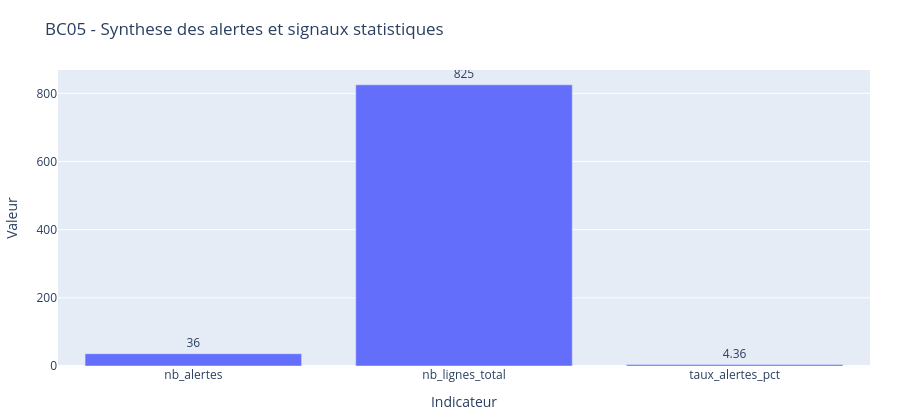
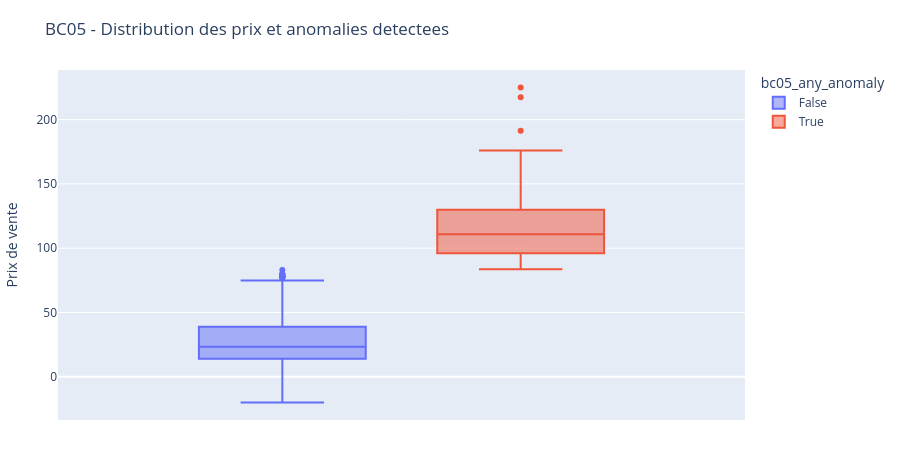
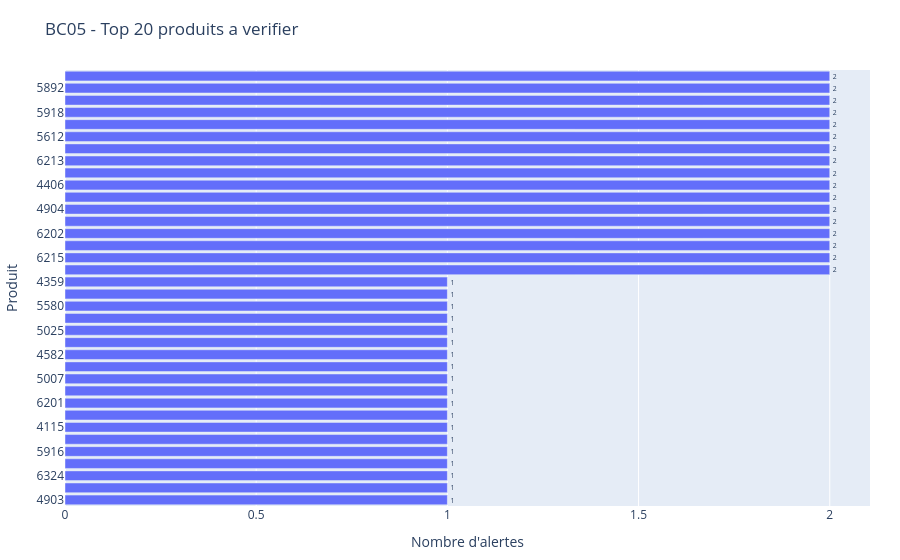

Notebook cell for these charts, in order:
### Markdown cell above
## 9.1 Immediate - Pandera + Z-score/IQR

<div style="font-size: 12px; color: #666; margin: 6px 0 2px 0;">
<strong>RNCP37837BC05 — Libelle :</strong> Detection d'anomalies univariees et controle de qualite pour produire des alertes metier actionnables
</div>

Cette etape fiabilise la qualite des donnees a l'import, puis produit des alertes actionnables priorisees pour la revue metier.

### Code cell
# 9.1 Code - Immediate : standardisation + Pandera + Z-score/IQR actionnable
# Objectif : fiabiliser l'import, standardiser les variables de controle avant les tests, puis construire une table d'alertes priorisee.

import numpy as np
import pandas as pd
import plotly.express as px
from sklearn.preprocessing import StandardScaler
from pathlib import Path

if 'df_final' not in globals():
    raise RuntimeError("df_final introuvable. Exécuter les phases précédentes du notebook.")

bc05_df = df_final.copy()

# 1) Fiabilisation schema (Pandera optionnel)
try:
    import pandera.pandas as pa
    PANDERA_OK = True
except Exception as exc:
    PANDERA_OK = False
    print(f"Pandera indisponible ({exc}). Validation schema en mode pandas uniquement.")

required_cols = ['price', 'stock_quantity']
missing_cols = [c for c in required_cols if c not in bc05_df.columns]
if missing_cols:
    raise RuntimeError(f"Colonnes manquantes pour BC05: {missing_cols}")

for col in ['price', 'taux_marge', 'stock_quantity', 'ca_par_article']:
    if col in bc05_df.columns:
        bc05_df[col] = pd.to_numeric(bc05_df[col], errors='coerce')

pandera_status = 'NON_EXECUTE'
pandera_failure_count = 0

if PANDERA_OK:
    schema_cols = {
        'price': pa.Column(float, nullable=True, checks=[pa.Check.ge(0)]),
        'stock_quantity': pa.Column(float, nullable=True),
    }
    if 'taux_marge' in bc05_df.columns:
        schema_cols['taux_marge'] = pa.Column(float, nullable=True)

    schema = pa.DataFrameSchema(schema_cols, coerce=True)
    try:
        bc05_df = schema.validate(bc05_df, lazy=True)
        pandera_status = 'OK'
    except Exception as err:
        pandera_status = 'ALERTE'
        failure_cases = getattr(err, 'failure_cases', None)
        if failure_cases is not None:
            pandera_failure_count = int(len(failure_cases))
        else:
            pandera_failure_count = 1
else:
    pandera_status = 'INDISPONIBLE'

print(f"Validation Pandera (resume metier): {pandera_status} | violations: {pandera_failure_count}")

# 2) Standardisation des variables de controle avant les tests
# On garde les variables métier brutes dans bc05_df, puis on ajoute des colonnes standardisées.
# Le but est de rendre les contrôles plus lisibles et comparables avant le calcul des flags.
standardization_cols = [c for c in ['price', 'taux_marge', 'stock_quantity', 'ca_par_article'] if c in bc05_df.columns]
if standardization_cols:
    # Rend la cellule idempotente: on supprime d'abord les anciennes colonnes standardisees avant de les recréer.
    bc05_df = bc05_df.drop(columns=[f'bc05_std_{c}' for c in standardization_cols], errors='ignore')
    standardization_frame = bc05_df[standardization_cols].copy()
    standardization_frame = standardization_frame.fillna(standardization_frame.median(numeric_only=True))
    scaler = StandardScaler()
    standardized_values = scaler.fit_transform(standardization_frame)
    standardized_frame = pd.DataFrame(
        standardized_values,
        columns=[f'bc05_std_{c}' for c in standardization_cols],
        index=bc05_df.index,
    )
    bc05_df = pd.concat([bc05_df, standardized_frame], axis=1)
    print(f"Standardisation appliquee sur: {standardization_cols}")
else:
    print("Standardisation ignoree: aucune colonne quantitative exploitable.")

# 3) Alertes Z-score / IQR sur variables standardisees quand disponibles
# Si les colonnes standardisées existent, on les utilise ; sinon, on retombe sur les colonnes brutes.
# C'est la couche d'amont demandée avant les contrôles d'anomalies.
def as_single_series(value: pd.Series | pd.DataFrame) -> pd.Series:
    if isinstance(value, pd.DataFrame):
        return value.iloc[:, 0]
    return value


def zscore_flag(series: pd.Series, threshold: float = 3.0) -> pd.Series:
    series = as_single_series(series)
    s = series.dropna()
    if s.empty:
        return pd.Series(False, index=series.index)
    std = s.std(ddof=0)
    if std == 0 or np.isnan(std):
        return pd.Series(False, index=series.index)
    z = (series - s.mean()) / std
    return z.abs() > threshold


def iqr_flag(series: pd.Series, k: float = 1.5) -> pd.Series:
    series = as_single_series(series)
    s = series.dropna()
    if s.empty:
        return pd.Series(False, index=series.index)
    q1, q3 = s.quantile([0.25, 0.75])
    iqr = q3 - q1
    if iqr == 0 or np.isnan(iqr):
        return pd.Series(False, index=series.index)
    low, high = q1 - k * iqr, q3 + k * iqr
    return (series < low) | (series > high)

price_series = as_single_series(bc05_df['bc05_std_price'] if 'bc05_std_price' in bc05_df.columns else bc05_df['price'])
margin_series = as_single_series(bc05_df['bc05_std_taux_marge'] if 'bc05_std_taux_marge' in bc05_df.columns else bc05_df.get('taux_marge', pd.Series(index=bc05_df.index, dtype=float)))
stock_series = as_single_series(bc05_df['bc05_std_stock_quantity'] if 'bc05_std_stock_quantity' in bc05_df.columns else bc05_df['stock_quantity'])

bc05_df['bc05_price_zscore_flag'] = zscore_flag(price_series)
bc05_df['bc05_price_iqr_flag'] = iqr_flag(price_series)

if 'taux_marge' in bc05_df.columns:
    bc05_df['bc05_margin_zscore_flag'] = zscore_flag(margin_series)
    bc05_df['bc05_margin_iqr_flag'] = iqr_flag(margin_series)
else:
    bc05_df['bc05_margin_zscore_flag'] = False
    bc05_df['bc05_margin_iqr_flag'] = False

flag_cols = [
    'bc05_price_zscore_flag',
    'bc05_price_iqr_flag',
    'bc05_margin_zscore_flag',
    'bc05_margin_iqr_flag',
]

bc05_df['bc05_anomaly_count'] = bc05_df[flag_cols].sum(axis=1)
bc05_df['bc05_any_anomaly'] = bc05_df['bc05_anomaly_count'] > 0

# 4) Alertes actionnables (priorisation)
id_col = 'product_id' if 'product_id' in bc05_df.columns else bc05_df.columns[0]
priority_cols = [id_col, 'bc05_anomaly_count', 'bc05_any_anomaly'] + [c for c in ['price', 'taux_marge', 'stock_quantity'] if c in bc05_df.columns]

bc05_alerts_actionnables = (
    bc05_df.loc[bc05_df['bc05_any_anomaly'], priority_cols]
    .sort_values(['bc05_anomaly_count', 'price'], ascending=[False, False])
)

n_total = len(bc05_df)
n_alerts = int(bc05_df['bc05_any_anomaly'].sum())
rate_alerts = (n_alerts / n_total * 100) if n_total else 0.0

bc05_summary = pd.DataFrame({
    'indicateur': ['nb_lignes_total', 'nb_alertes', 'taux_alertes_pct'],
    'valeur': [n_total, n_alerts, round(rate_alerts, 2)],
})

print("Immediate BC05 termine.")
print(bc05_summary.to_string(index=False))

output_dir = Path('output')
output_dir.mkdir(parents=True, exist_ok=True)

summary_filename = 'bc05_anomalies_summary.csv'
actions_filename = 'bc05_alertes_actionnables.csv'

summary_path = output_dir / summary_filename
actions_path = output_dir / actions_filename

bc05_summary.to_csv(summary_path, index=False, encoding='utf-8-sig')
bc05_alerts_actionnables.head(200).to_csv(actions_path, index=False, encoding='utf-8-sig')

print('Exports Immediate:')
print(f'- output/{summary_filename}')
print(f'- output/{actions_filename}')

# Dataviz BC05 : synthese simple et lisible
bc05_plot_summary = bc05_summary.copy()
bc05_plot_summary = bc05_plot_summary[bc05_plot_summary['indicateur'].isin(['nb_lignes_total', 'nb_alertes', 'taux_alertes_pct'])]

fig_bc05_kpis = px.bar(
    bc05_plot_summary.sort_values('indicateur'),
    x='indicateur',
    y='valeur',
    text='valeur',
    title='BC05 - Synthese des alertes et signaux statistiques',
    labels={'indicateur': 'Indicateur', 'valeur': 'Valeur'},
)
fig_bc05_kpis.update_traces(texttemplate='%{text}', textposition='outside')
fig_bc05_kpis.update_layout(height=420, showlegend=False, margin=dict(l=30, r=30, t=70, b=40))
fig_bc05_kpis.show()
fig_bc05_kpis.write_html(output_dir / 'bc05_synthese_alertes.html', include_plotlyjs='cdn')

if 'price' in bc05_df.columns:
    fig_bc05_price = px.box(
        bc05_df,
        y='price',
        points='outliers',
        color='bc05_any_anomaly',
        title='BC05 - Distribution des prix et anomalies detectees',
        labels={'price': 'Prix de vente'},
    )
    fig_bc05_price.update_layout(height=460, showlegend=True, margin=dict(l=30, r=30, t=70, b=40))
    fig_bc05_price.show()
    fig_bc05_price.write_html(output_dir / 'bc05_distribution_prix.html', include_plotlyjs='cdn')

if not bc05_alerts_actionnables.empty:
    top_plot = bc05_alerts_actionnables.copy()
    top_plot['product_label'] = top_plot[id_col].astype(str)
    fig_bc05_top = px.bar(
        top_plot.sort_values('bc05_anomaly_count', ascending=True),
        x='bc05_anomaly_count',
        y='product_label',
        orientation='h',
        text='bc05_anomaly_count',
        title='BC05 - Top 20 produits a verifier',
        labels={'bc05_anomaly_count': 'Nombre d\'alertes', 'product_label': 'Produit'},
    )
    fig_bc05_top.update_traces(textposition='outside')
    fig_bc05_top.update_layout(height=560, margin=dict(l=30, r=30, t=70, b=40))
    fig_bc05_top.show()
    fig_bc05_top.write_html(output_dir / 'bc05_top_alertes.html', include_plotlyjs='cdn')

### Figure 1 — Plotly figure (JSON) as saved in the notebook; plotly's stock layout.template omitted (floating-point values rounded to 4 significant figures)
{"data": [{"hovertemplate": "Indicateur=%{x}<br>Valeur=%{text}<extra></extra>", "legendgroup": "", "marker": {"color": "#636efa", "pattern": {"shape": ""}}, "name": "", "orientation": "v", "showlegend": false, "text": [36.0, 825.0, 4.36], "textposition": "outside", "texttemplate": "%{text}", "type": "bar", "x": ["nb_alertes", "nb_lignes_total", "taux_alertes_pct"], "xaxis": "x", "y": [36.0, 825.0, 4.36], "yaxis": "y"}], "layout": {"barmode": "relative", "height": 420, "legend": {"tracegroupgap": 0}, "margin": {"b": 40, "l": 30, "r": 30, "t": 70}, "showlegend": false, "title": {"text": "BC05 - Synthese des alertes et signaux statistiques"}, "xaxis": {"anchor": "y", "domain": [0, 1], "title": {"text": "Indicateur"}}, "yaxis": {"anchor": "x", "domain": [0, 1], "title": {"text": "Valeur"}}}}

### Figure 2 — Plotly figure (JSON) as saved in the notebook; plotly's stock layout.template omitted (floating-point values rounded to 4 significant figures; data arrays with more than 128 entries replaced by an {"elided": "..."} marker saying what was removed)
{"data": [{"alignmentgroup": "True", "boxpoints": "outliers", "hovertemplate": "bc05_any_anomaly=False<br>Prix de vente=%{y}<extra></extra>", "legendgroup": "False", "marker": {"color": "#636efa"}, "name": "False", "notched": false, "offsetgroup": "False", "orientation": "v", "showlegend": true, "type": "box", "x0": " ", "xaxis": "x", "y": {"elided": "789 float values"}, "y0": " ", "yaxis": "y"}, {"alignmentgroup": "True", "boxpoints": "outliers", "hovertemplate": "bc05_any_anomaly=True<br>Prix de vente=%{y}<extra></extra>", "legendgroup": "True", "marker": {"color": "#EF553B"}, "name": "True", "notched": false, "offsetgroup": "True", "orientation": "v", "showlegend": true, "type": "box", "x0": " ", "xaxis": "x", "y": [86.1, 100.0, 88.4, 225.0, 85.6, 176.0, 108.5, 157.0, 104.0, 109.6, 144.0, 102.3, 137.0, 217.5, 105.0, 105.0, 112.0, 86.8, 84.7, 92.0, 83.7, 124.8, 175.0, 191.3, 93.0, 122.0, 114.0, 135.0, 105.6, 116.4, 115.0, 121.0, 99.0, 115.0, 121.0, 92.0], "y0": " ", "yaxis": "y"}], "layout": {"boxmode": "group", "height": 460, "legend": {"title": {"text": "bc05_any_anomaly"}, "tracegroupgap": 0}, "margin": {"b": 40, "l": 30, "r": 30, "t": 70}, "showlegend": true, "title": {"text": "BC05 - Distribution des prix et anomalies detectees"}, "xaxis": {"anchor": "y", "domain": [0, 1]}, "yaxis": {"anchor": "x", "domain": [0, 1], "title": {"text": "Prix de vente"}}}}

### Figure 3 — Plotly figure (JSON) as saved in the notebook; plotly's stock layout.template omitted (floating-point values rounded to 4 significant figures)
{"data": [{"hovertemplate": "Nombre d'alertes=%{text}<br>Produit=%{y}<extra></extra>", "legendgroup": "", "marker": {"color": "#636efa", "pattern": {"shape": ""}}, "name": "", "orientation": "h", "showlegend": false, "text": [1.0, 1.0, 1.0, 1.0, 1.0, 1.0, 1.0, 1.0, 1.0, 1.0, 1.0, 1.0, 1.0, 1.0, 1.0, 1.0, 1.0, 1.0, 1.0, 2.0, 2.0, 2.0, 2.0, 2.0, 2.0, 2.0, 2.0, 2.0, 2.0, 2.0, 2.0, 2.0, 2.0, 2.0, 2.0, 2.0], "textposition": "outside", "type": "bar", "x": [1, 1, 1, 1, 1, 1, 1, 1, 1, 1, 1, 1, 1, 1, 1, 1, 1, 1, 1, 2, 2, 2, 2, 2, 2, 2, 2, 2, 2, 2, 2, 2, 2, 2, 2, 2], "xaxis": "x", "y": ["4903", "5026", "6324", "4132", "5916", "6214", "4115", "5565", "6201", "4407", "5007", "5008", "4582", "4404", "5025", "4055", "5580", "5070", "4359", "6216", "6215", "6212", "6202", "6126", "4904", "4594", "4406", "5767", "6213", "5917", "5612", "4352", "5918", "5001", "5892", "4402"], "yaxis": "y"}], "layout": {"barmode": "relative", "height": 560, "legend": {"tracegroupgap": 0}, "margin": {"b": 40, "l": 30, "r": 30, "t": 70}, "title": {"text": "BC05 - Top 20 produits a verifier"}, "xaxis": {"anchor": "y", "domain": [0, 1], "title": {"text": "Nombre d'alertes"}}, "yaxis": {"anchor": "x", "domain": [0, 1], "title": {"text": "Produit"}}}}
